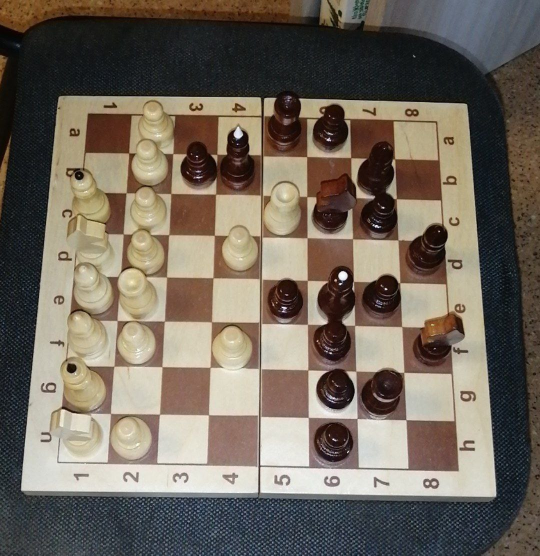
#> input picture example.jpg, 1080 x 1111 px (shown at 1/2 size)
$ python -i approach.py   (imports and definitions only)
#> lines starting #> are read from the running program, lines starting #| are printed output that depends on the picture
#> further down, picture is the input picture: shape (1111, 1080, 3); mean B, G, R 92, 103.3, 112.7
### corners/geometry.py
import math

EPS = 1e-6

class Vector:
    def __init__(self, x, y):
        self.x = x
        self.y = y

    def __str__(self):
        return f'({self.x}, {self.y})'

    def __add__(self, other):
        return Vector(self.x + other.x, self.y + other.y)

    def __sub__(self, other):
        return Vector(self.x - other.x, self.y - other.y)

    def __mul__(self, value):
        return Vector(self.x * value, self.y * value)

    def __rmul__(self, value):
        return Vector(self.x * value, self.y * value)

    def __truediv__(self, value):
        return Vector(self.x / value, self.y / value)

    def __rtruediv__(self, value):
        return Vector(self.x / value, self.y / value)

    def length(self):
        return math.sqrt(self.x * self.x + self.y * self.y)

    def normalize(self):
        return self / self.length()

    def rotate(self, angle):
        return Vector(self.x * math.cos(angle) - self.y * math.sin(angle),
                      self.x * math.sin(angle) + self.y * math.cos(angle))


class Segment:
    def __init__(self, pt1, pt2):
        self.pt1 = pt1
        self.pt2 = pt2


class Line:
    def __init__(self, a, b, c):
        self.a = a
        self.b = b
        self.c = c

    def __str__(self):
        return f'{self.a} * x + {self.b} * y + {self.c} = 0'

    # [6 lines left out: function rotate, not called in this run]

    def normal(self):
        return Vector(self.a, self.b)

    def direction(self):
        return Vector(self.b, -self.a)

    def func_value(self, pt):
        return self.a * pt.x + self.b * pt.y + self.c

    def move(self, distance):
        move_vector = self.normal().normalize() * distance
        return Line(self.a, self.b, self.c + self.a * move_vector.x + self.b * move_vector.y)

    def cross(self, other):
        if type(other) == Line:
            a1, b1, c1 = self.a, self.b, self.c
            a2, b2, c2 = other.a, other.b, other.c
            if abs(a1 * b2 - a2 * b1) < EPS or abs(a2 * b1 - a1 * b2) < EPS:
                return None
            return Vector((b1 * c2 - b2 * c1) / (a1 * b2 - a2 * b1), (c2 * a1 - c1 * a2) / (a2 * b1 - a1 * b2))
        elif type(other) == Segment:
            # print("cross", self, other.pt1, other.pt2)
            if self.func_value(other.pt1) > 0 and self.func_value(other.pt2) > 0:
                # print("NONE")
                return None
            if self.func_value(other.pt1) < 0 and self.func_value(other.pt2) < 0:
                # print("NONE")
                return None
            #
            # if self.func_value(other.pt1) * self.func_value(other.pt2) > EPS:
            #     return None
            return self.cross(line_from_segment(other))
        return None


def line_from_segment(segment):
    x1 = segment.pt1.x
    y1 = segment.pt1.y
    x2 = segment.pt2.x
    y2 = segment.pt2.y
    dx = x2 - x1
    dy = y2 - y1
    a = -dy
    b = dx
    c = -a * x1 - b * y1
    return Line(a, b, c)


def dist(pt1, pt2):
    dx = pt1.x - pt2.x
    dy = pt1.y - pt2.y
    return math.sqrt(dx * dx + dy * dy)


def get_window_segment(w, h, ln):
    edges = [Segment(Vector(0, 0), Vector(w-1, 0)), Segment(Vector(w-1, 0), Vector(w-1, h-1)),
             Segment(Vector(w-1, h-1), Vector(0, h-1)), Segment(Vector(0, h-1), Vector(0, 0))]
    points = []
    for edge in edges:
        pt = ln.cross(edge)
        if pt is not None:
            points.append(pt)
    if len(points) == 2:
        return Segment(points[0], points[1])
    return None


def smooth_distance(w, h, ln1, ln2):
    sg1 = get_window_segment(w, h, ln1)
    sg2 = get_window_segment(w, h, ln2)
    if sg1 is None or sg2 is None:
        return max(w, h)
    dst1 = (dist(sg1.pt1, sg2.pt1) + dist(sg1.pt2, sg2.pt2)) / 2
    dst2 = (dist(sg1.pt2, sg2.pt1) + dist(sg1.pt1, sg2.pt2)) / 2
    return min(dst1, dst2)


def inside_window(w, h, pt):
    return 0 <= pt.x < w and 0 <= pt.y < h


# [12 lines left out: function hash_tuple, not called in this run]

### corners/approach.py
from corners.annealing import *
import numpy as np
import cv2

def is_same_lines(w, h, ln1, ln2):
    dot = ln1.cross(ln2)
    if dot is not None and inside_window(w, h, dot):
        return True
    return smooth_distance(w, h, ln1, ln2) < 10


def get_cross_diff(img, ln1, ln2):
    h, w = img.shape[:2]
    dot = ln1.cross(ln2)
    d1 = ln1.direction().normalize()
    d2 = ln2.direction().normalize()
    RADIUS = 5
    sm = [0, 0, 0, 0]
    cnt = [0, 0, 0, 0]
    # [6 lines of commented-out code are left out]

    for i in range(-RADIUS, RADIUS + 1):
        if i == 0:
            continue
        for j in range(-RADIUS, RADIUS + 1):
            if j == 0:
                continue
            x = round(dot.x + i * d1.x + j * d2.x)
            y = round(dot.y + i * d1.y + j * d2.y)
            index = 0
            if i > 0 and j > 0:
                index = 0
            elif i > 0 and j < 0:
                index = 1
            elif i < 0 and j < 0:
                index = 2
            elif i < 0 and j > 0:
                index = 3
            if (0 <= x < w and 0 <= y < h):
                # print("!", x, y, w, h)
                pixel_color = img[y, x]
                # a[i + RADIUS][j + RADIUS] = pixel_color
                weight = (1 / min(abs(i), abs(j)))
                sm[index] += pixel_color * weight
                cnt[index] += weight
    for i in range(4):
        if (cnt[i] == 0):
            # print("wtf")
            return -255 * 4
    color = [(sm[0] / cnt[0]), (sm[1] / cnt[1]), (sm[2] / cnt[2]), (sm[3] / cnt[3])]
    # for i in a:
    #     print('\t'.join(map(str, i)))
    # print("color=", color)
    result = 0
    for i in range(4):
        result += abs(color[i] - color[(i + 1) % 4])
    result -= 2 * abs(color[0] - color[2])
    result -= 2 * abs(color[1] - color[3])
    # if (result >= 190):
    #     cool_dots.append(dot)
    return result

def find_inner_lines(img, lines, inside_lines_cnt=7, angle_fl=False, h_angle=0, v_angle=0):
    height, width = img.shape[:2]
    vertical_lines = []
    horizontal_lines = []
    h_angle_delta = 7
    v_angle_delta = 20
    vertical_angles = []
    horizontal_angles = []
    for cur_line in lines:
        dx = cur_line.direction().x
        dy = cur_line.direction().y
        angle = math.atan2(-dy, dx)
        if angle < 0:
            angle += math.pi
        angle = angle / math.pi * 180
        angle = min(angle, 180 - angle)
        if ((not angle_fl and 0 <= angle <= h_angle_delta) or (angle_fl and (abs(angle - h_angle) <= 2))):
            fl = True
            for line in horizontal_lines:
                # if smooth_distance(width, height, line, cur_line) < 20:
                if is_same_lines(width, height, line, cur_line):
                    fl = False
                    break
            if fl:
                horizontal_lines.append(cur_line)
                horizontal_angles.append(angle)
        if ((not angle_fl and 90 - v_angle_delta <= angle <= 90 + v_angle_delta) or (
                angle_fl and abs(angle - v_angle) <= 15)):
            fl = True
            for line in vertical_lines:
                # if smooth_distance(width, height, line, cur_line) < 20:
                if is_same_lines(width, height, line, cur_line):
                    fl = False
                    break
            if fl:
                vertical_lines.append(cur_line)
                vertical_angles.append(angle)
    horizontal_good = [True] * len(horizontal_lines)
    horizontal_cnt = len(horizontal_lines)
    vertical_good = [True] * len(vertical_lines)
    vertical_cnt = len(vertical_lines)
    score = []
    for i in range(len(horizontal_lines)):
        score.append([0] * len(vertical_lines))
    for i in range(len(horizontal_lines)):
        for j in range(len(vertical_lines)):
            score[i][j] = get_cross_diff(img, horizontal_lines[i], vertical_lines[j])
    while horizontal_cnt > inside_lines_cnt or vertical_cnt > inside_lines_cnt:
        horizontal_score = [0] * len(horizontal_lines)
        vertical_score = [0] * len(vertical_lines)
        for i in range(len(horizontal_lines)):
            if not horizontal_good[i]:
                continue
            for j in range(len(vertical_lines)):
                if not vertical_good[j]:
                    continue
                horizontal_score[i] += score[i][j]
                vertical_score[j] += score[i][j]

        worst_horizontal_index = -1
        worst_horizontal_score = float("+inf")
        for i in range(len(horizontal_lines)):
            if not horizontal_good[i]:
                continue
            if worst_horizontal_score > horizontal_score[i]:
                worst_horizontal_index = i
                worst_horizontal_score = horizontal_score[i]
        worst_vertical_index = -1
        worst_vertical_score = float("+inf")

        for j in range(len(vertical_lines)):
            if not vertical_good[j]:
                continue
            if worst_vertical_score > vertical_score[j]:
                worst_vertical_index = j
                worst_vertical_score = vertical_score[j]
        if horizontal_cnt <= inside_lines_cnt:
            vertical_cnt -= 1
            vertical_good[worst_vertical_index] = False
        elif vertical_cnt <= inside_lines_cnt:
            horizontal_cnt -= 1
            horizontal_good[worst_horizontal_index] = False
        else:
            if worst_vertical_score < worst_horizontal_score:
                vertical_cnt -= 1
                vertical_good[worst_vertical_index] = False
            else:
                horizontal_cnt -= 1
                horizontal_good[worst_horizontal_index] = False
    inner_vertical = []
    inner_horizontal = []
    for i in range(len(horizontal_lines)):
        if horizontal_good[i]:
            inner_horizontal.append(horizontal_lines[i])
    for j in range(len(vertical_lines)):
        if vertical_good[j]:
            inner_vertical.append(vertical_lines[j])

    return [inner_horizontal, inner_vertical, horizontal_lines, vertical_lines, horizontal_angles, vertical_angles]


def get_approach(src):
    height, width = src.shape[:2]
#> height = 1111; width = 1080
    # print("heigth =", height)
    # print("width =", width)
    dst = cv2.Canny(src, 50, 200, None, 3)
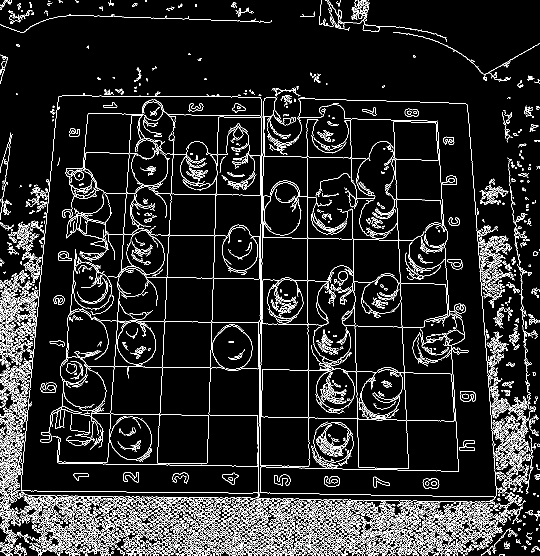
#> dst: shape (1111, 1080) (shown at 1/2 size); 9.5% white in thin lines or dots
    cdst = cv2.cvtColor(dst, cv2.COLOR_GRAY2BGR)
#> cdst: shape (1111, 1080, 3); 9.5% white in thin lines or dots
    cdstP = np.copy(cdst)

    linesP = cv2.HoughLinesP(dst, 1, np.pi / 180, 50, None, 50, 10)
#> linesP = 839 rows, first 6: [317, 868, 335, 518], [502, 996, 988, 1004], [70, 1023, 726, 1035], [76, 994, 745, 1005], [334, 1003, 1013, 1015], [617, 1051, 973, 1026]
    lines = []

    if linesP is not None:
        for i in range(0, len(linesP)):
            l = linesP[i][0]
            cv2.line(cdstP, (l[0], l[1]), (l[2], l[3]), (0, 0, 255), 1, cv2.LINE_AA)
            ln = line_from_segment(Segment(Vector(l[0], l[1]), Vector(l[2], l[3])))
            lines.append(ln)
#> this loop made 839 passes
#> (x1 in line_from_segment, y1 in line_from_segment, x2 in line_from_segment, y2 in line_from_segment, dx in line_from_segment, dy in line_from_segment) on passes 1 to 3: (317, 868, 335, 518, 18, -350), (502, 996, 988, 1004, 486, 8), (70, 1023, 726, 1035, 656, 12)
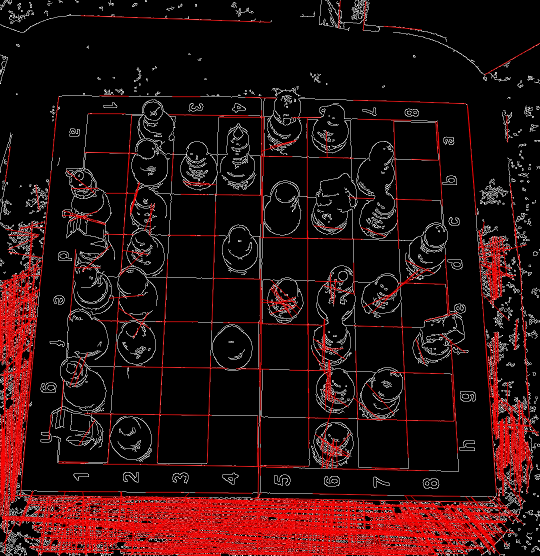
#> cdstP: shape (1111, 1080, 3) (shown at 1/2 size); mean B, G, R 14.9, 14.9, 39.3

    start_lines = lines.copy()

    inner_lines = find_inner_lines(src, lines)
#> the loop in find_inner_lines, `for i in range(len(horizontal_lines)):` made 34 passes
#> the loop in find_inner_lines, `while horizontal_cnt > inside_lines_cnt or vertical_cnt > inside_lines..` made 1 pass

    move_delta = 8
    move_cnt = 10
    lines = []
    for ln1 in inner_lines[0]:
        for j in range(move_cnt):
            lines.append(ln1.move(-move_delta * j))
            lines.append(ln1.move(move_delta * j))
    for ln1 in inner_lines[1]:
        for j in range(move_cnt):
            lines.append(ln1.move(-move_delta * j))
            lines.append(ln1.move(move_delta * j))
    inner_lines = find_inner_lines(src, lines, 12)
    lines = []
    for line in start_lines:
        lines.append(line)
    for line in inner_lines[0]:
        lines.append(line)
    for line in inner_lines[1]:
        lines.append(line)
    for line in inner_lines[2]:
        lines.append(line)
    for line in inner_lines[3]:
        lines.append(line)
    inner_lines = find_inner_lines(src, lines, BOARD_LINES_CNT)
    left = []
    right = []
    up = []
    down = []
    for ln in inner_lines[0]:
        left.append(ln.cross(line_from_segment(Segment(Vector(0, 0), Vector(0, 2*height-1)))).y)
        right.append(ln.cross(line_from_segment(Segment(Vector(width-1, 0), Vector(width-1, 2*height-1)))).y)
        # print(ln)
    for ln in inner_lines[1]:
        up.append(ln.cross(line_from_segment(Segment(Vector(0, 0), Vector(width-1, 0)))).x)
        down.append(ln.cross(line_from_segment(Segment(Vector(0, height-1), Vector(width-1, height-1)))).x)
        # print(ln)
    best_board = Board(left, right, up, down, src)
    # [9 lines of commented-out code are left out]
    return best_board

>>> import cv2
>>> picture = cv2.imread('../example.jpg')
#> (the run stopped early here; a loop or call above may not have finished)
